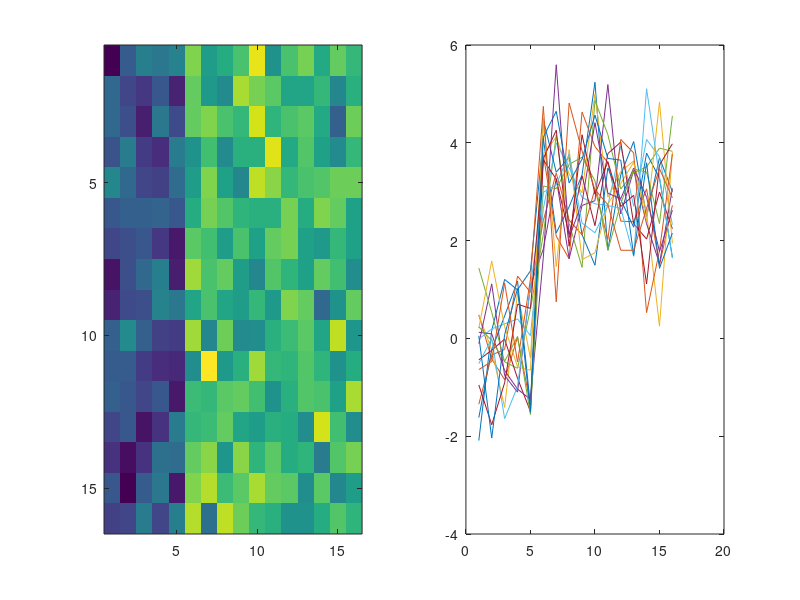

Write MATLAB code to recreate this figure.

% image with a transition
imSize = 16; 
transition = 5; 
offset = 3;

phaseplot = [randn(imSize, transition) randn(imSize, imSize-transition)+offset];

subplot(1,2,1)
imagesc(phaseplot); 
subplot(1,2,2)
plot(phaseplot')

% problem: find the value of "transition" when offset is high (easy) and
% low (hard). 